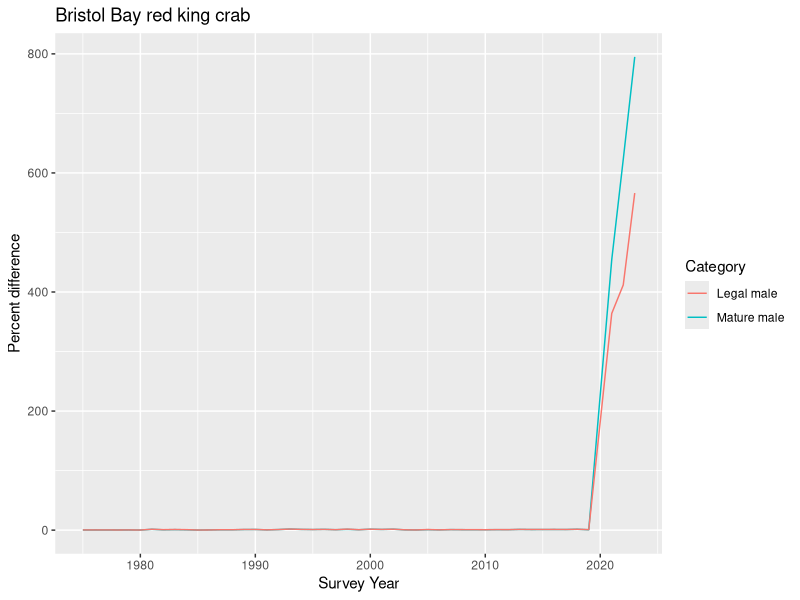
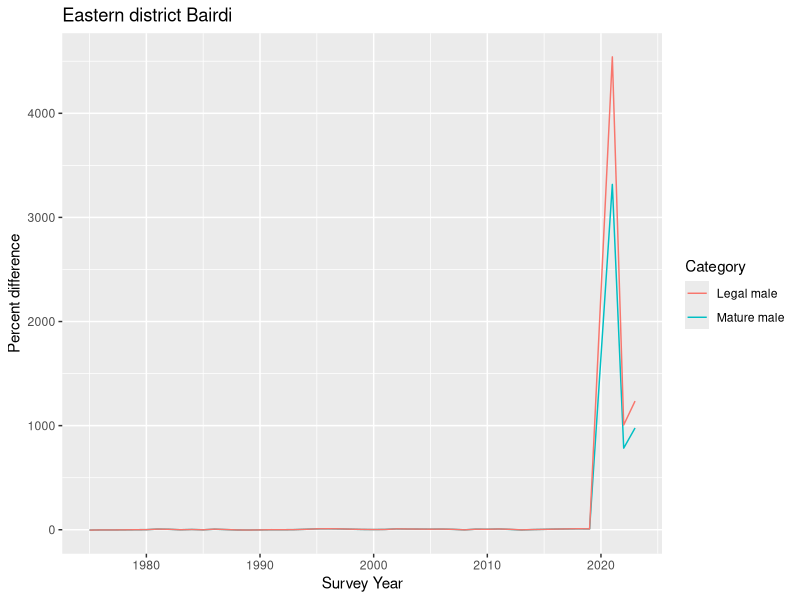
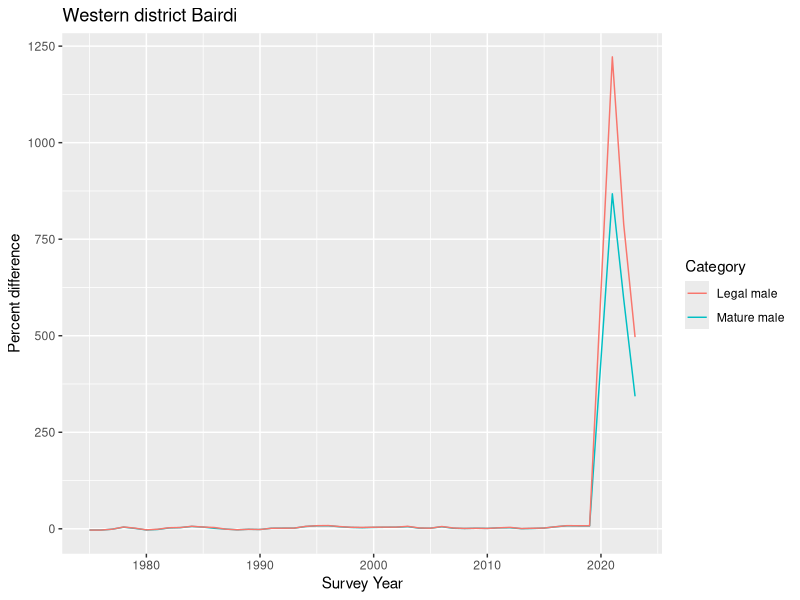
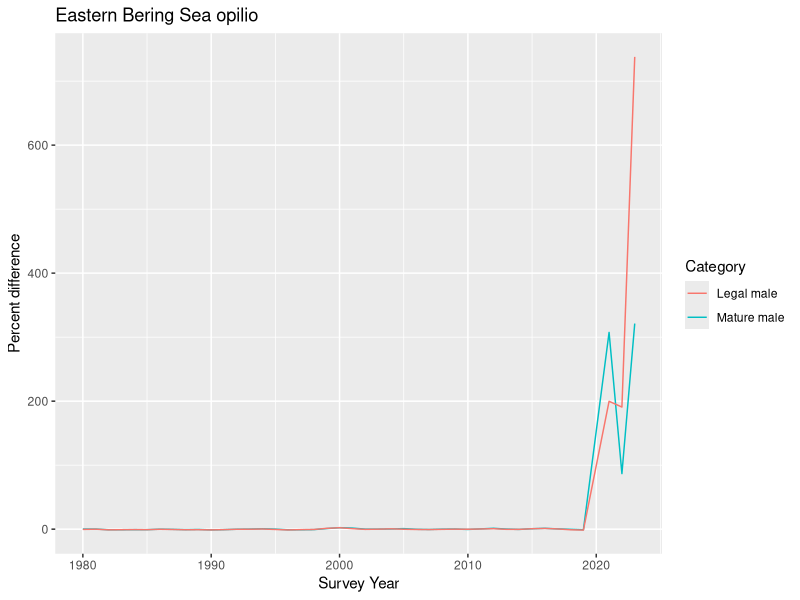
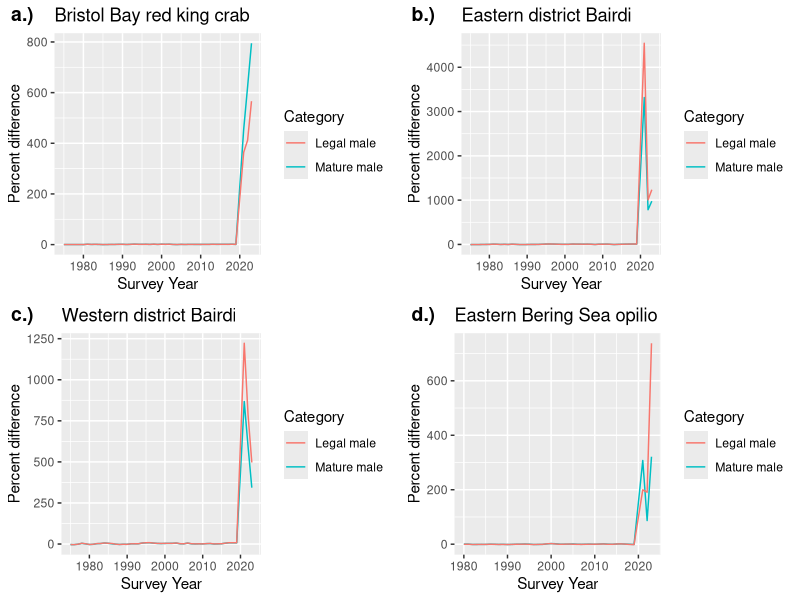

Recreate these plots in R, in order.
# Jon Richar 
# 6/16/2020
# Calculate length/weight regression models for BBRKC by shell condition
library(tidyverse)
library(stats)
library(nlme)
library(ggpubr)
library(ggplot2)
setwd("C:/Users/Jon.Richar/Work/Projects/Length_weight/DATA/Biomass_DATA")
##################### Add data ##############################################
bbrkc_base<-read.csv("rk_bb_bio_oldmodel.csv")
bbrkc_new<-read.csv("rk_bb_bio_newmodel.csv")

e166cb_base<-read.csv("cb_e166_bio_oldmodel.csv")
e166cb_new<-read.csv("cb_e166_bio_newmodel.csv")


w166cb_base<-read.csv("cb_w166_bio_oldmodel.csv")
w166cb_new<-read.csv("cb_w166_bio_newmodel.csv")

co_base<-read.csv("co_bio_oldmodel.csv")
co_new<-read.csv("co_bio_newmodel.csv")

##################### Create series for plotting ############################

####### Baseline data #####################

bbrkc_base_mat<-bbrkc_base$BIOMASS_MALE_GE120
bbrkc_base_leg<-bbrkc_base$BIOMASS_MALE_GE135
rk_year<-bbrkc_base$SURVEY_YEAR

e166cb_base_mat<-e166cb_base$BIOMASS_MALE_GE113
e166cb_base_leg<-e166cb_base$BIOMASS_MALE_GE120

cb_year<-e166cb_base$SURVEY_YEAR

w166cb_base_mat<-w166cb_base$BIOMASS_MALE_GE103
w166cb_base_leg<-w166cb_base$BIOMASS_MALE_GE110

co_base_mat<-co_base$BIOMASS_MALE_GE95
co_base_leg<-co_base$BIOMASS_MALE_GE78

co_year<-co_base$SURVEY_YEAR
###### New model data ######################

bbrkc_new_mat<-bbrkc_new$BIOMASS_MALE_GE120
bbrkc_new_leg<-bbrkc_new$BIOMASS_MALE_GE135

e166cb_new_mat<-e166cb_new$BIOMASS_MALE_GE113
e166cb_new_leg<-e166cb_new$BIOMASS_MALE_GE120

w166cb_new_mat<-w166cb_new$BIOMASS_MALE_GE103
w166cb_new_leg<-w166cb_new$BIOMASS_MALE_GE110

co_new_mat<-co_new$BIOMASS_MALE_GE95
co_new_leg<-co_new$BIOMASS_MALE_GE78


##################### Calculate perecent differences of series#########
##################### ((N-O)/O)*100 ###################################

bbrkc_mat_dif<-((bbrkc_new_mat-bbrkc_base_mat)/bbrkc_base_mat)*100

mean(bbrkc_mat_dif)

bbrkc_leg_dif<-((bbrkc_new_leg-bbrkc_base_leg)/bbrkc_base_leg)*100

mean(bbrkc_leg_dif)

e166cb_mat_dif<-((e166cb_new_mat - e166cb_base_mat)/e166cb_base_mat)*100

mean(e166cb_mat_dif)

e166cb_leg_dif<-((e166cb_new_leg - e166cb_base_leg)/e166cb_base_leg)*100

mean(e166cb_leg_dif)

w166cb_mat_dif<-((w166cb_new_mat - w166cb_base_mat)/w166cb_base_mat)*100

mean(w166cb_mat_dif)

w166cb_leg_dif<-((w166cb_new_leg - w166cb_base_leg)/w166cb_base_leg)*100

mean(w166cb_leg_dif)

co_mat_dif<-((co_new_mat - co_base_mat)/co_base_mat)*100

mean(co_mat_dif)

co_leg_dif<-((co_new_leg - co_base_leg)/co_base_leg)*100

mean(co_leg_dif)

##########################################################################
#################### create data frames ################################################

bbrkc<-as.data.frame(cbind(rk_year,bbrkc_mat_dif,bbrkc_leg_dif))

e166cb<-as.data.frame(cbind(cb_year,e166cb_mat_dif,e166cb_leg_dif))

w166cb<-as.data.frame(cbind(cb_year,w166cb_mat_dif,w166cb_leg_dif))

co<-as.data.frame(cbind(co_year,co_mat_dif,co_leg_dif))



###########################################################################
#################### Plot ##################################################
# BBRKC
ggplot(bbrkc,aes(x=rk_year))+
geom_line(aes(y=bbrkc_mat_dif,color = "Mature male"))+
geom_line(aes(y=bbrkc_leg_dif,color="Legal male"))+
labs(color = "Category",x = "Survey Year", y = "Percent difference",title="Bristol Bay red king crab")


rkc<-ggplot(bbrkc,aes(x=rk_year))+
geom_line(aes(y=bbrkc_mat_dif,color = "Mature male"))+
geom_line(aes(y=bbrkc_leg_dif,color="Legal male"))+
labs(color = "Category",x = "Survey Year", y = "Percent difference",title="Bristol Bay red king crab")

# E166 CB
ggplot(e166cb,aes(x=cb_year))+
geom_line(aes(y=e166cb_mat_dif,color = "Mature male"))+
geom_line(aes(y=e166cb_leg_dif,color="Legal male"))+
labs(color = "Category",x = "Survey Year", y = "Percent difference",title="Eastern district Bairdi")

e166<-ggplot(e166cb,aes(x=cb_year))+
geom_line(aes(y=e166cb_mat_dif,color = "Mature male"))+
geom_line(aes(y=e166cb_leg_dif,color="Legal male"))+
labs(color = "Category",x = "Survey Year", y = "Percent difference",title="Eastern district Bairdi")


# W166 CB

ggplot(w166cb,aes(x=cb_year))+
geom_line(aes(y=w166cb_mat_dif,color = "Mature male"))+
geom_line(aes(y=w166cb_leg_dif,color="Legal male"))+
labs(color = "Category",x = "Survey Year", y = "Percent difference",title="Western district Bairdi")

w166<-ggplot(w166cb,aes(x=cb_year))+
geom_line(aes(y=w166cb_mat_dif,color = "Mature male"))+
geom_line(aes(y=w166cb_leg_dif,color="Legal male"))+
labs(color = "Category",x = "Survey Year", y = "Percent difference",title="Western district Bairdi")

# EBS CO

ggplot(co,aes(x=co_year))+
geom_line(aes(y=co_mat_dif,color = "Mature male"))+
geom_line(aes(y=co_leg_dif,color="Legal male"))+
labs(color = "Category",x = "Survey Year", y = "Percent difference",title="Eastern Bering Sea opilio")

ebs_co<-ggplot(co,aes(x=co_year))+
geom_line(aes(y=co_mat_dif,color = "Mature male"))+
geom_line(aes(y=co_leg_dif,color="Legal male"))+
labs(color = "Category",x = "Survey Year", y = "Percent difference",title="Eastern Bering Sea opilio")



############## 4 panel ###########################################################


ggarrange(rkc, e166,w166, ebs_co,
labels = c("a.)", "b.)", "c.)", "d.)"),
ncol = 2, nrow = 2)




